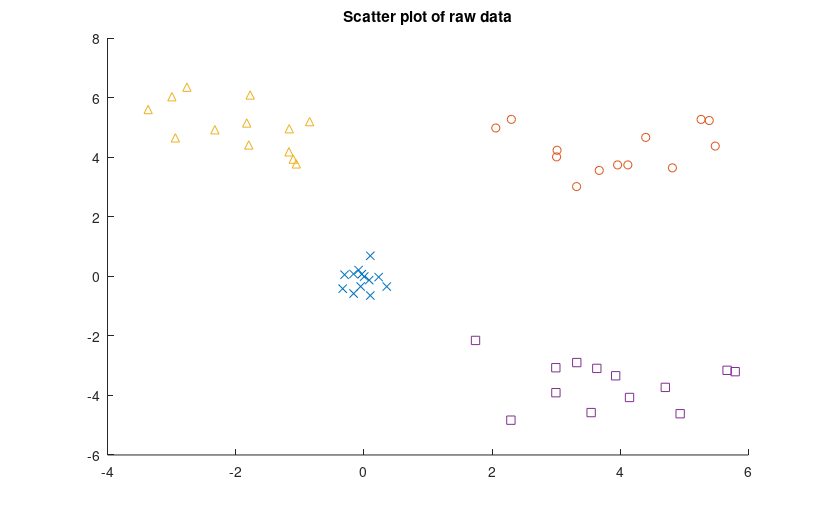
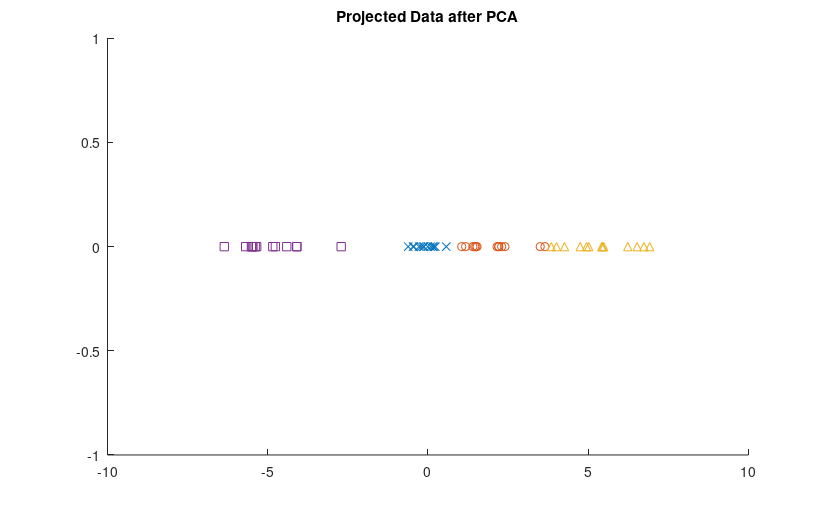
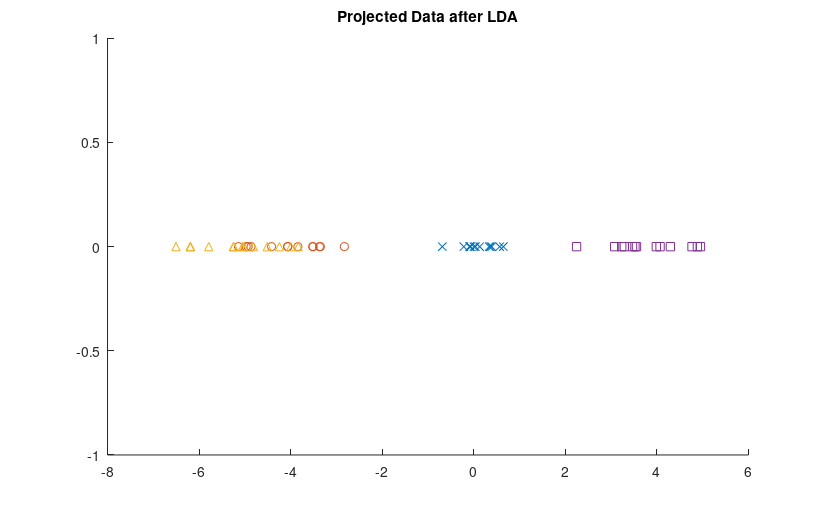
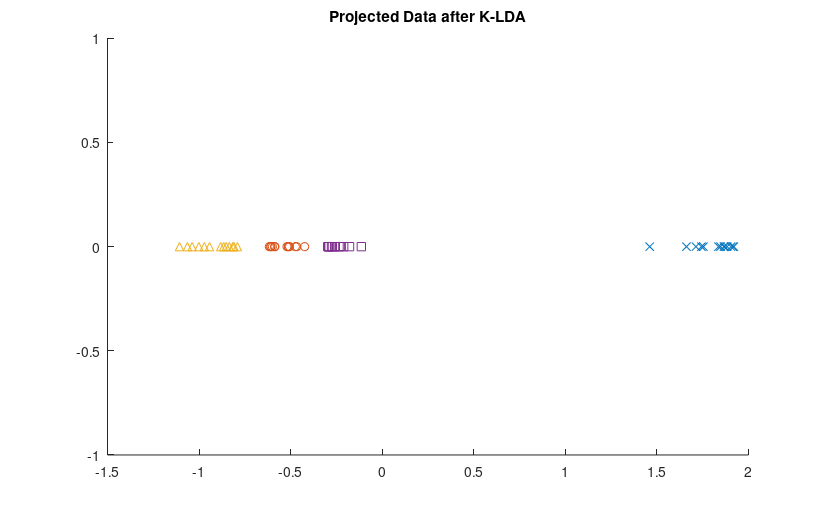

The MATLAB script that drew these images, in order:
clear all;

%Load the data from the file
load('TRAINTEST2D.mat');

%Get the training data
CL1 = TRAIN{1}{1}';
CL2 = TRAIN{1}{2}';
CL3 = TRAIN{1}{3}';
CL4 = TRAIN{1}{4}';
%Combined dataset
X = [CL1;CL2;CL3;CL4];

%Plot the data
figure('Units', 'Inches', 'Position', [0 0 8.27 5.112], 'PaperPositionMode', 'auto')
scatter(CL1(:,1), CL1(:,2), 'x');
hold on;
scatter(CL2(:,1), CL2(:,2), 'o');
scatter(CL3(:,1), CL3(:,2), '^');
scatter(CL4(:,1), CL4(:,2), 's');
title('Scatter plot of raw data');

%Do PCA on the data
%First find the covariance of the dataset
C = cov(X);
%Find the eigenvalues of the covariance matrix
[V, D] = eig(C);
D = sum(D, 2);
E = V(:,find(D==max(D)))

%Project all the data onto the principal axis
CL1_proj = CL1*E;
CL2_proj = CL2*E;
CL3_proj = CL3*E;
CL4_proj = CL4*E;

%Plot the projected data
figure('Units', 'Inches', 'Position', [0 0 8.27 5.112], 'PaperPositionMode', 'auto')
scatter(CL1_proj, zeros(size(CL1_proj)), 'x')
hold on
scatter(CL2_proj, zeros(size(CL2_proj)), 'o')
scatter(CL3_proj, zeros(size(CL3_proj)), '^')
scatter(CL4_proj, zeros(size(CL4_proj)), 's')
title('Projected Data after PCA');

%Do normal LDA on the data
%Find within class covariance matrix
Sw = cov(CL1) + cov(CL2) + cov(CL3) + cov(CL4);
%Find Between class covariance matrix
means = [mean(CL1); mean(CL2); mean(CL3); mean(CL4)];
Sb = cov(means);

% Find eigenvalues of $S_w^{-1}S_b$
Me = inv(Sw)*Sb;
[V, D] = eig(Me);
D = sum(D, 2);
E = V(:,find(D==max(D)));

%Project all the data onto the principal axis
CL1_proj = CL1*E;
CL2_proj = CL2*E;
CL3_proj = CL3*E;
CL4_proj = CL4*E;

%Plot the projected data
figure('Units', 'Inches', 'Position', [0 0 8.27 5.112], 'PaperPositionMode', 'auto')
scatter(CL1_proj, zeros(size(CL1_proj)), 'x')
hold on
scatter(CL2_proj, zeros(size(CL2_proj)), 'o')
scatter(CL3_proj, zeros(size(CL3_proj)), '^')
scatter(CL4_proj, zeros(size(CL4_proj)), 's')
title('Projected Data after LDA');


%Do Kernel-LDA on the data using the gaussian kernel
%Compute the Gram matrix for each class
s = 1
K1 = exp(-(pdist2(X,CL1).^2)/(2*s^2));
K2 = exp(-(pdist2(X,CL2).^2)/(2*s^2));
K3 = exp(-(pdist2(X,CL3).^2)/(2*s^2));
K4 = exp(-(pdist2(X,CL4).^2)/(2*s^2));
% K1 = pdist2(X,CL1).^2;
% K2 = pdist2(X,CL2).^2;
% K3 = pdist2(X,CL3).^2;
% K4 = pdist2(X,CL4).^2;
%Compute the N matrix
N = K1*(eye(length(CL1)) - eye(length(CL1))./length(CL1))*K1'...
    + K2*(eye(length(CL2)) - eye(length(CL2))./length(CL2))*K2'...
    + K3*(eye(length(CL3)) - eye(length(CL3))./length(CL3))*K3'...
    + K4*(eye(length(CL4)) - eye(length(CL4))./length(CL4))*K4';

%Compute the M matrix
%Overall gram matrix
K = exp(-(squareform(pdist(X)).^2)/(2*s^2));
% K = squareform(pdist(X)).^2;
Ms = sum(K,2)/size(X,1);
M1 = sum(K1,2)/size(CL1,1);
M2 = sum(K2,2)/size(CL2,1);
M3 = sum(K3,2)/size(CL3,1);
M4 = sum(K4,2)/size(CL4,1);
Me = [M1';M2';M3';M4'];
A = Me - repmat(Ms', 4,1);
M = size(CL1,1)*A(1,:)'*A(1,:) + size(CL2,1)*A(2,:)'*A(2,:)...
    + size(CL3,1)*A(3,:)'*A(3,:) + size(CL4,1)*A(4,:)'*A(4,:);

%Need to find eigenvalues of N^-1*M
[V, D] = eig(pinv(N + eye(size(N,1)))*M);
E = real(V(:,1));
pts = K*E;


%Plot the projected data
figure('Units', 'Inches', 'Position', [0 0 8.27 5.112], 'PaperPositionMode', 'auto')
scatter(pts(1:13), zeros(size(CL1_proj)), 'x')
hold on
scatter(pts(14:26), zeros(size(CL2_proj)), 'o')
scatter(pts(27:39), zeros(size(CL3_proj)), '^')
scatter(pts(40:52), zeros(size(CL4_proj)), 's')
title('Projected Data after K-LDA');




